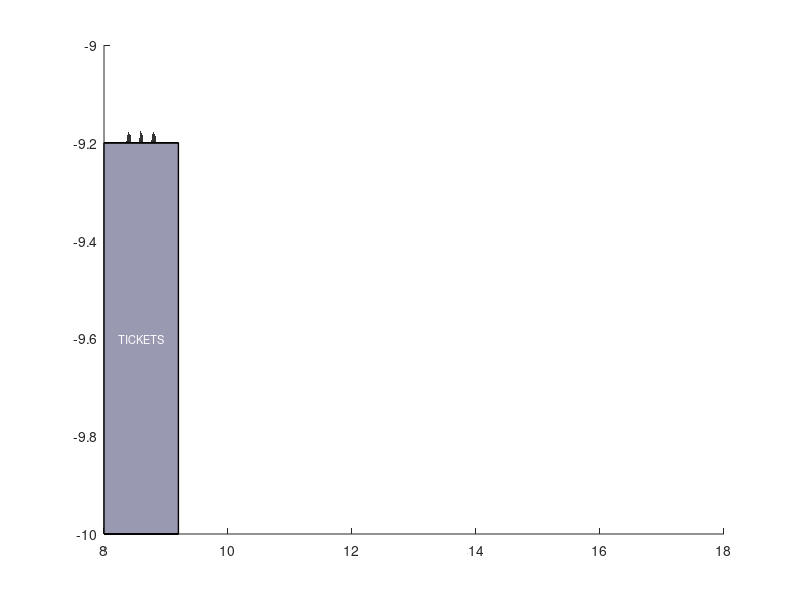

The MATLAB script that drew this image:
function ticket_machine_handle = ticket_machine(position)
    % TICKET_MACHINE Creates a static ticket vending machine
    % position: [x, y, z] coordinates for machine base
    
    if nargin < 1
        position = [8, -10, 0]; % Default position (right side, near entrance)
    end
    
    hold on;
    ticket_machine_handle = struct();
    
    % Main body
    body_width = 1.2;
    body_depth = 0.8;
    body_height = 1.8;
    
    % Create body using patch for better control
    % Front face
    x_front = [0, body_width, body_width, 0] + position(1);
    y_front = [0, 0, 0, 0] + position(2);
    z_front = [0, 0, body_height, body_height] + position(3);
    ticket_machine_handle.front = patch(x_front, y_front, z_front, ...
        [0.8 0.8 0.9], 'EdgeColor', 'k', 'LineWidth', 1);
    
    % Back face
    x_back = [0, body_width, body_width, 0] + position(1);
    y_back = [body_depth, body_depth, body_depth, body_depth] + position(2);
    z_back = [0, 0, body_height, body_height] + position(3);
    ticket_machine_handle.back = patch(x_back, y_back, z_back, ...
        [0.7 0.7 0.8], 'EdgeColor', 'k', 'LineWidth', 1);
    
    % Top face
    x_top = [0, body_width, body_width, 0] + position(1);
    y_top = [0, 0, body_depth, body_depth] + position(2);
    z_top = [body_height, body_height, body_height, body_height] + position(3);
    ticket_machine_handle.top = patch(x_top, y_top, z_top, ...
        [0.6 0.6 0.7], 'EdgeColor', 'k', 'LineWidth', 1);
    
    % Screen area - FIXED DIMENSIONS
    screen_width = 0.8;
    screen_height = 0.6;
    screen_bottom = 1.2;
    screen_protrusion = 0.05; % How much it sticks out
    
    % Screen front surface
    screen_x = position(1) + body_width/2 + [-screen_width/2, screen_width/2];
    screen_y = position(2) + [screen_protrusion, screen_protrusion];
    [screen_X, screen_Y] = meshgrid(screen_x, screen_y);
    screen_Z = [screen_bottom, screen_bottom; 
                screen_bottom + screen_height, screen_bottom + screen_height] + position(3);
    
    ticket_machine_handle.screen = surf(screen_X, screen_Y, screen_Z, ...
        'FaceColor', [0.1 0.1 0.2], 'EdgeColor', 'none', 'FaceAlpha', 0.9);
    
    % Screen sides (to give 3D thickness)
    % Left side of screen
    patch([screen_x(1), screen_x(1), screen_x(1), screen_x(1)] + position(1), ...
          [0, screen_protrusion, screen_protrusion, 0] + position(2), ...
          [screen_bottom, screen_bottom, screen_bottom + screen_height, screen_bottom + screen_height] + position(3), ...
          [0.15 0.15 0.25], 'EdgeColor', 'none');
    
    % Right side of screen
    patch([screen_x(2), screen_x(2), screen_x(2), screen_x(2)] + position(1), ...
          [0, screen_protrusion, screen_protrusion, 0] + position(2), ...
          [screen_bottom, screen_bottom, screen_bottom + screen_height, screen_bottom + screen_height] + position(3), ...
          [0.15 0.15 0.25], 'EdgeColor', 'none');
    
    % Ticket slot - SIMPLIFIED
    slot_width = 0.3;
    slot_height = 0.05;
    slot_bottom = 0.5;
    
    slot_x = position(1) + body_width/2 + [-slot_width/2, slot_width/2];
    slot_y = position(2) + [0.75, 0.8];
    [slot_X, slot_Y] = meshgrid(slot_x, slot_y);
    slot_Z = [slot_bottom, slot_bottom; 
              slot_bottom + slot_height, slot_bottom + slot_height] + position(3);
    
    ticket_machine_handle.slot = surf(slot_X, slot_Y, slot_Z, ...
        'FaceColor', [0.3 0.3 0.3], 'EdgeColor', 'none');
    
    % Payment panel (buttons/coins) - SIMPLIFIED
    panel_width = 0.6;
    panel_height = 0.4;
    panel_bottom = 0.8;
    
    panel_x = position(1) + body_width/2 + [-panel_width/2, panel_width/2];
    panel_y = position(2) + [0.75, 0.8];
    [panel_X, panel_Y] = meshgrid(panel_x, panel_y);
    panel_Z = [panel_bottom, panel_bottom; 
               panel_bottom + panel_height, panel_bottom + panel_height] + position(3);
    
    ticket_machine_handle.panel = surf(panel_X, panel_Y, panel_Z, ...
        'FaceColor', [0.9 0.9 0.7], 'EdgeColor', 'k');
    
    % Add some buttons to panel
    button_radius = 0.05;
    button_positions = [-0.2, 0, 0.2]; % X offsets from center
    
    for i = 1:length(button_positions)
        [theta, phi] = meshgrid(linspace(0, 2*pi, 8), linspace(0, pi/2, 4));
        button_x = button_radius * cos(theta) .* sin(phi);
        button_y = button_radius * sin(theta) .* sin(phi);
        button_z = button_radius * cos(phi);
        
        % Position button on panel
        button_x = button_x + position(1) + body_width/2 + button_positions(i);
        button_y = button_y + position(2) + 0.775; % Middle of panel depth
        button_z = button_z + position(3) + panel_bottom + panel_height/2;
        
        surf(button_x, button_y, button_z, ...
            'FaceColor', [0.2 0.2 0.2], 'EdgeColor', 'none');
    end
    
    % Coin slot
    coin_width = 0.1;
    coin_height = 0.15;
    coin_x = position(1) + body_width/2 + 0.25;
    coin_y = position(2) + 0.775;
    
    patch([coin_x, coin_x + coin_width, coin_x + coin_width, coin_x], ...
          [coin_y, coin_y, coin_y, coin_y], ...
          [panel_bottom + 0.1, panel_bottom + 0.1, panel_bottom + 0.1 + coin_height, panel_bottom + 0.1 + coin_height] + position(3), ...
          [0.5 0.5 0.5], 'EdgeColor', 'none');
    
    % Collect all handles
    all_surfaces = findobj(gca, 'Type', 'surface');
    all_patches = findobj(gca, 'Type', 'patch');
    ticket_machine_handle.all = [all_surfaces; all_patches];
    ticket_machine_handle.position = position;
    
    % Add some text label
    text(position(1) + body_width/2, position(2) + body_depth/2, position(3) + body_height + 0.1, ...
        'TICKETS', 'Color', 'white', 'FontSize', 8, 'HorizontalAlignment', 'center');
end